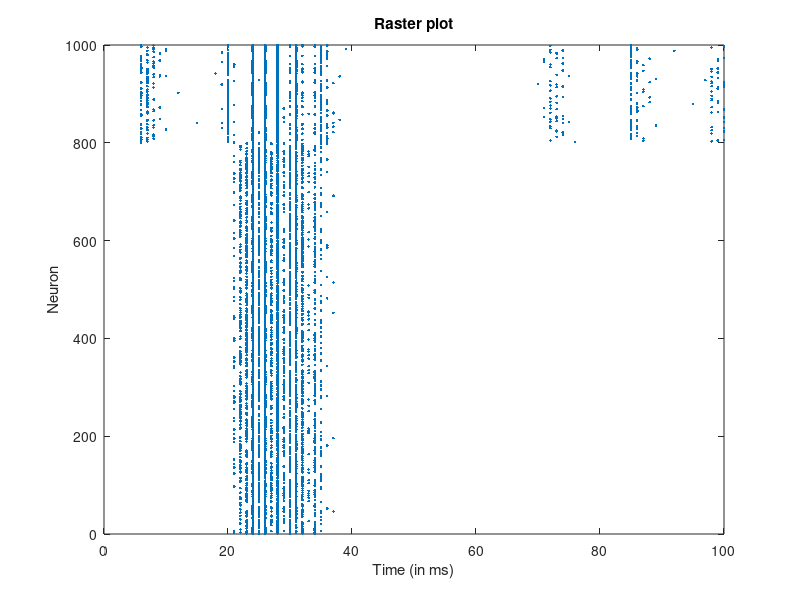
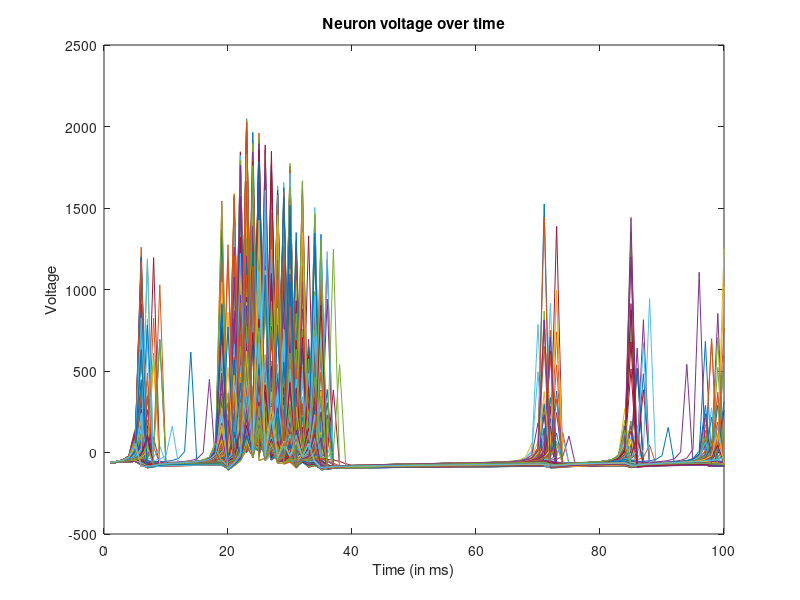

Write MATLAB code to recreate these figures, in order.
% Created by Eugene M. Izhikevich, February 25, 2003
% Excitatory neurons    Inhibitory neurons
clear all
close all
INPUT_VOLTAGE=5;

Ne=800;                 Ni=200;
re=rand(Ne,1);          ri=rand(Ni,1);
a=[0.02*ones(Ne,1);     0.02+0.08*ri];
b=[0.2*ones(Ne,1);      0.25-0.05*ri];
c=[-65+15*re.^2;        -65*ones(Ni,1)];
d=[8-6*re.^2;           2*ones(Ni,1)];
S=[0.5*rand(Ne+Ni,Ne),  -rand(Ne+Ni,Ni)];

v=-65*ones(Ne+Ni,1);    % Initial values of v
u=b.*v;                 % Initial values of u
firings=[];             % spike timings
v_matrix=[];
for t=1:100            % simulation of 1000 ms
  I=[ones(Ne,1)*INPUT_VOLTAGE;ones(Ni,1)*INPUT_VOLTAGE]; % thalamic input
  fired=find(v>=30);    % indices of spikes
  firings=[firings; t+0*fired,fired];
  v(fired)=c(fired);
  u(fired)=u(fired)+d(fired);
  I=I+sum(S(:,fired),2);
  v=v+0.5*(0.04*v.^2+5*v+140-u+I); % step 0.5 ms
  v=v+0.5*(0.04*v.^2+5*v+140-u+I); % for numerical
  u=u+a.*(b.*v-u);                 % stability
  v_matrix=[v_matrix v];
end;
plot(firings(:,1),firings(:,2),'.');
xlabel('Time (in ms)');
ylabel('Neuron');
title('Raster plot');


figure
plot(1:t,v_matrix);
xlabel('Time (in ms)');
ylabel('Voltage');
title('Neuron voltage over time');
%Display the number of firings.
disp(['There was a total of ' num2str(numel(firings)) ' firings']);